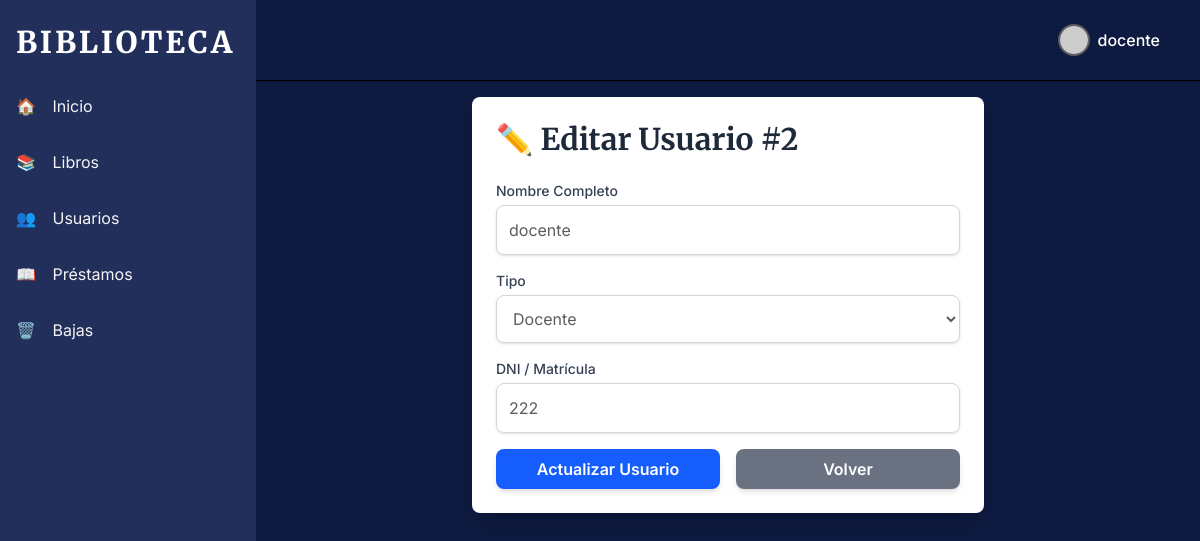
Screenshot of /index.php?view=usuarios-editar&id=2 (signed in) with the database file from the repository.
### tables this page shows
CREATE TABLE `usuario` (
  `id_usuario` int(11) NOT NULL,
  `nombre_completo` varchar(50) NOT NULL,
  `password` varchar(255) NOT NULL,
  `tipo_usuario` enum('estudiante','docente') NOT NULL,
  `dni_o_matricula` int(50) NOT NULL
);

### usuarios/editar.php (the view, shortened to what this page needs)
<?php
include './includes/conexion.php';
$id = intval($_GET['id'] ?? 0);
$res = $conn->query("SELECT * FROM usuario WHERE id_usuario=$id");
if (!$usuario = $res->fetch_assoc()) {
    header("Location: index.php?view=usuarios&msg=error_no_encontrado");
    exit;
}
?>
<div class="p-6 max-w-lg mx-auto bg-white shadow-xl rounded-lg">
  <h1 class="text-3xl font-serif font-bold text-gray-800 mb-6">✏️ Editar Usuario #<?= $id ?></h1>
  <form method="POST" class="space-y-4">
    <div class="mb-4">
      <label class="block text-sm font-medium text-gray-700 mb-1">Nombre Completo</label>
      <input type="text" name="nombre" class="w-full p-3 border border-gray-300 rounded-lg focus:ring-marron focus:border-marron shadow-sm" value="<?= htmlspecialchars($usuario['nombre_completo']) ?>" required>
    </div>
    <div class="mb-4">
      <label class="block text-sm font-medium text-gray-700 mb-1">Tipo</label>
      <select name="tipo" class="w-full p-3 border border-gray-300 rounded-lg focus:ring-marron focus:border-marron shadow-sm" required>
        <option value="docente" <?php if($usuario['tipo_usuario']=="docente") echo "selected"; ?>>Docente</option>
      </select>
    </div>
    <div class="mb-4">
      <label class="block text-sm font-medium text-gray-700 mb-1">DNI / Matrícula</label>
      <input type="text" name="dni" class="w-full p-3 border border-gray-300 rounded-lg focus:ring-marron focus:border-marron shadow-sm" value="<?= htmlspecialchars($usuario['dni_o_matricula']) ?>" required>
    </div>
    <div class="flex space-x-4">
        <button type="submit" class="w-full bg-blue-600 text-white font-semibold py-2 px-4 rounded-lg hover:bg-blue-700 transition duration-150 shadow-md">
            Actualizar Usuario
        </button>
        <a href="index.php?view=usuarios" class="w-full text-center bg-gray-500 text-white font-semibold py-2 px-4 rounded-lg hover:bg-gray-600 transition duration-150 shadow-md">
            Volver
        </a>
    </div>
  </form>
</div>

### public/css/style.css (style rules this page uses)
:root { --color-ravenclaw-azul: #222f5b; --color-ravenclaw-bronce: #d49e4d; --color-ravenclaw-fondo-claro: #F0F8FF; --color-fondo-base: #0e1a40; --color-gris-texto: #5d5d5d; --font-serif: 'Merriweather', serif; --font-sans: 'Inter', sans-serif; }
body { font-family: var(--font-sans); color: var(--color-gris-texto); background-color: var(--color-fondo-base); }

### rows the page displays
usuario: nombre "docente", tipo "Docente", dni "222"

### other values shown
$item['icono'] "🏠"
$item['nombre'] "Inicio"
$item['icono'] "📚"
$item['nombre'] "Libros"
$item['icono'] "👥"
$item['nombre'] "Usuarios"
$item['icono'] "📖"
$item['nombre'] "Préstamos"
$item['icono'] "🗑️"
$item['nombre'] "Bajas"
$usuario_logueado "docente"
$id "2"
